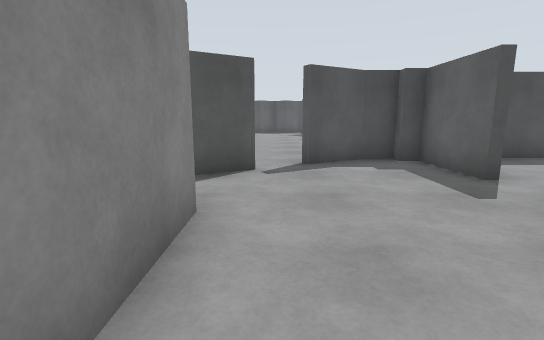
View 1 (above)

24 first-person views from a walk through a Gazebo world. The camera is 1.2 m above the floor, tilts 10° down and sees 85° across. The floor is counted in squares, 1 m on a side. Each view is taken from the middle of a square. On the plan, view 1 faces up. The plan holds only what a view shows up to about 13 squares ahead; the rest is blank. The place goes on beyond the plan.

View 2
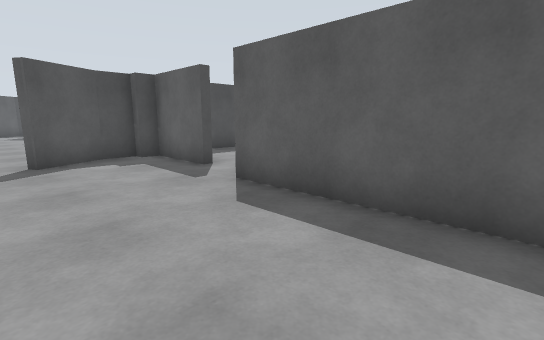

View 3
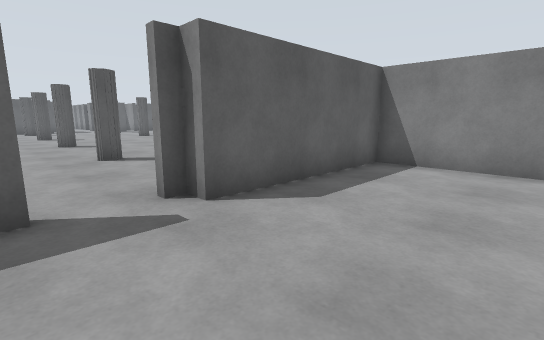

View 4
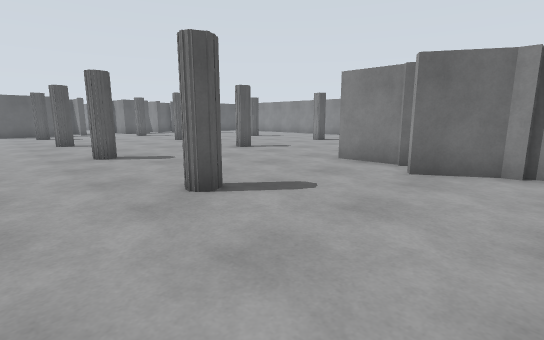

View 5
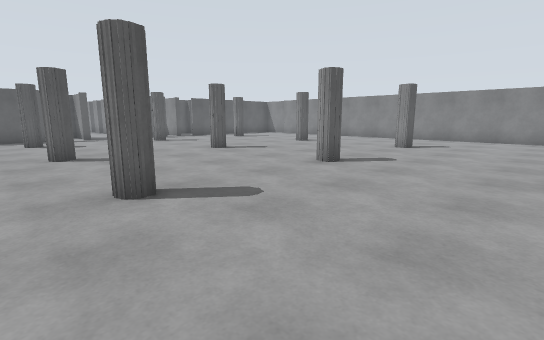

View 6
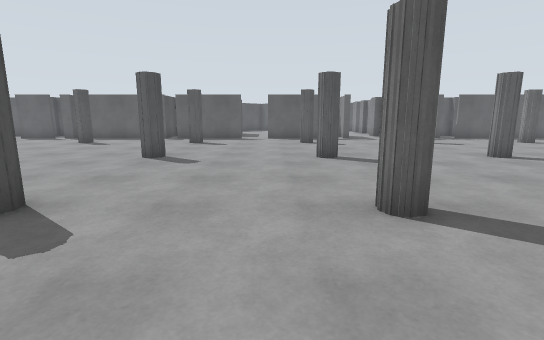

View 7
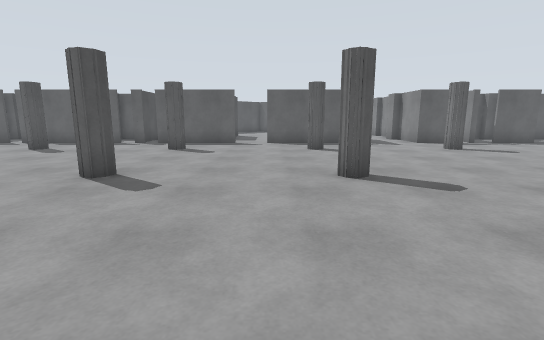

View 8
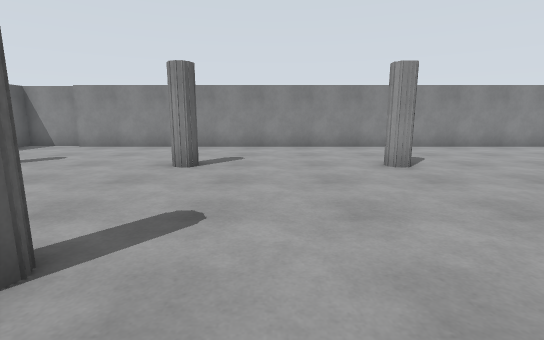

View 9
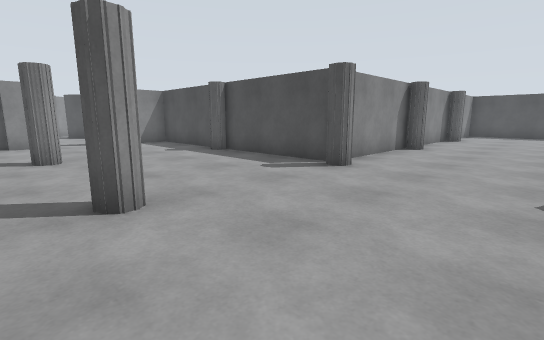

View 10
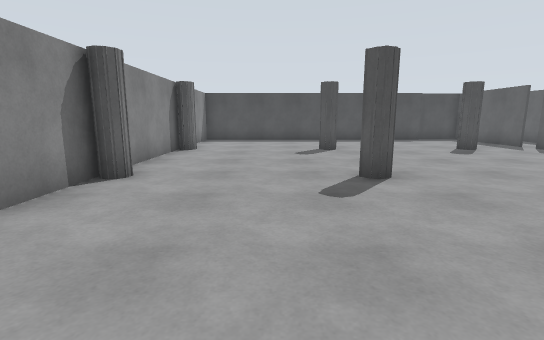

View 11
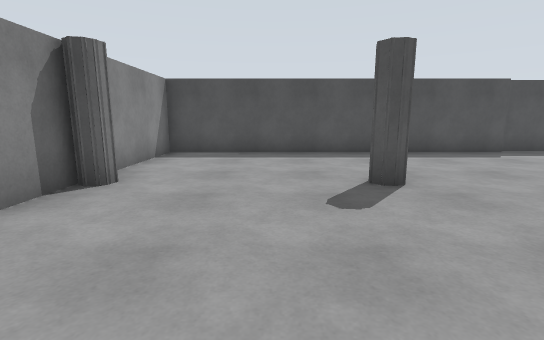

View 12
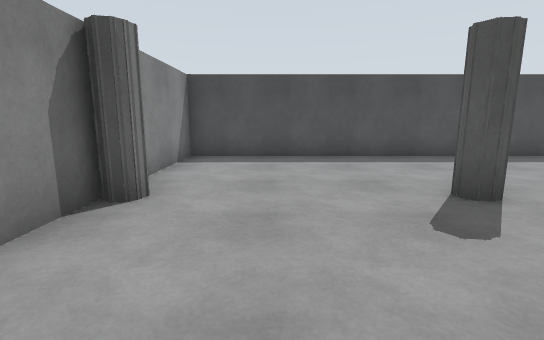

View 13
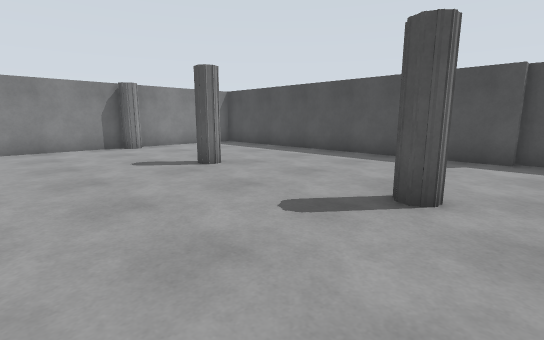

View 14
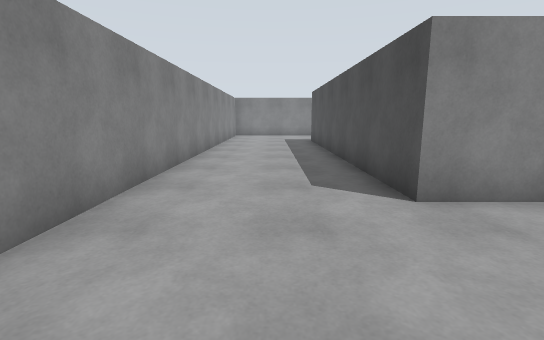

View 15
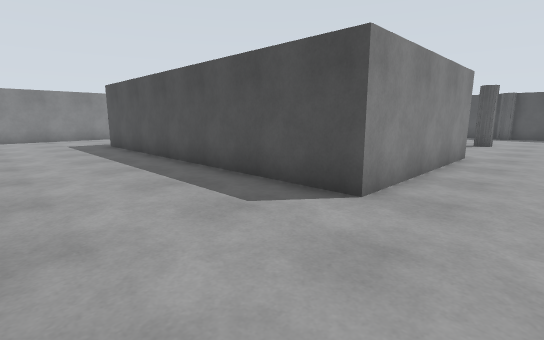

View 16
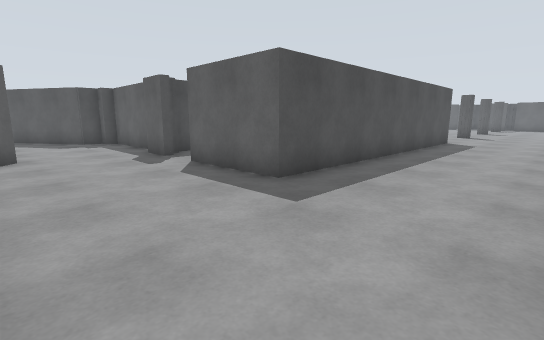

View 17
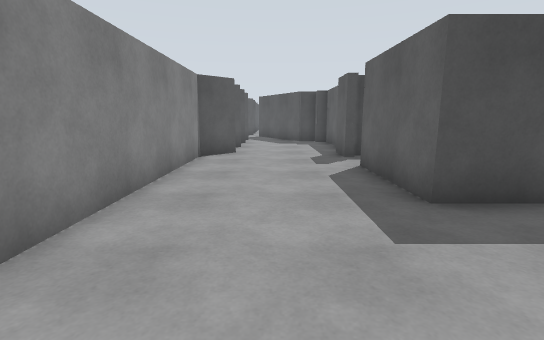

View 18
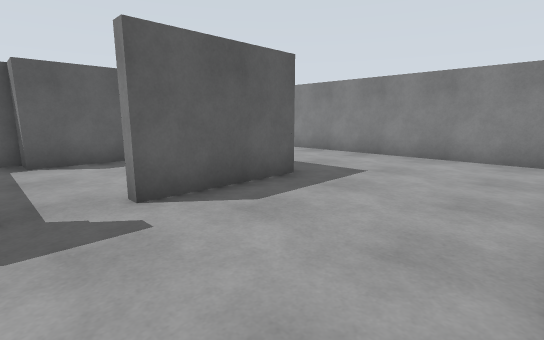

View 19
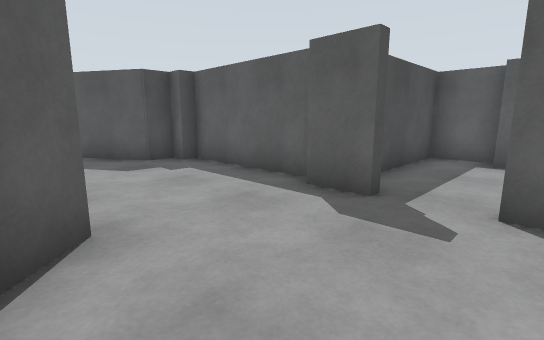

View 20
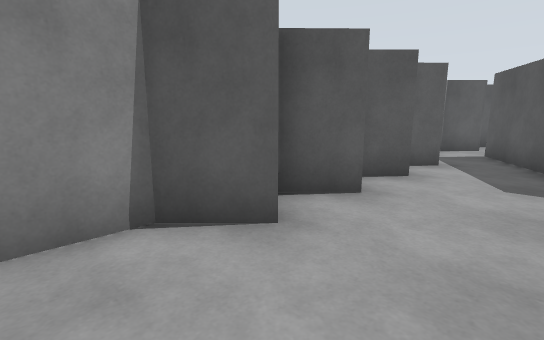

View 21
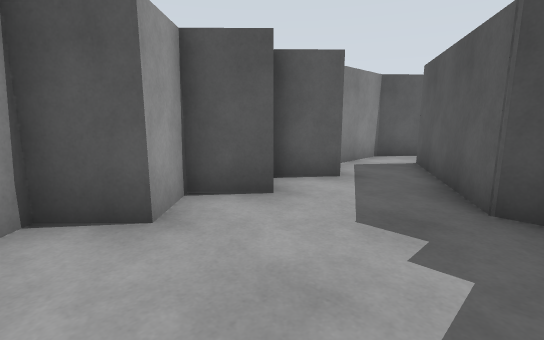

View 22
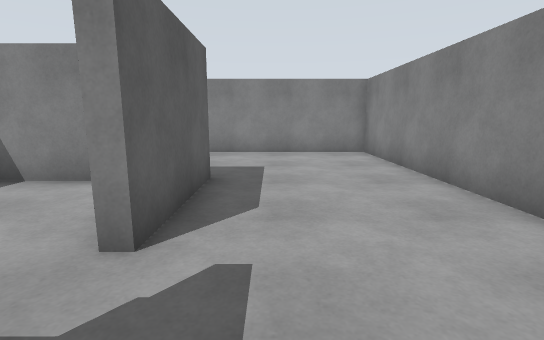

View 23
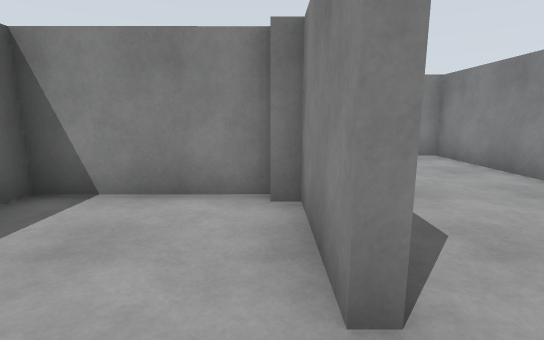

View 24
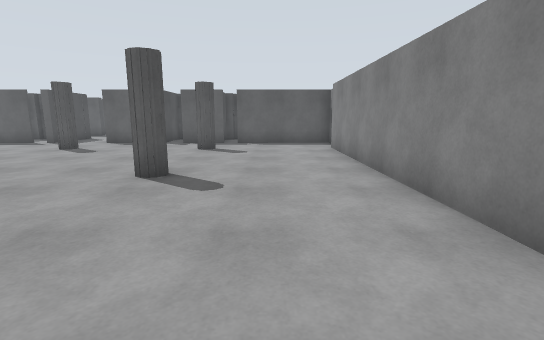

### Floor plan
Ten units are one square. View 1 is at (0, 0); x grows to the right and y downward. Boxes are objects, and circles mark ways between rooms. Rooms are numbered by the first view taken in them; rooms with no view inside come last. Other rooms are left out.
<svg viewBox="-68 -253 349 386">
<path fill="none" stroke="#000" d="M-10 -38 -10 -9M-3 -69 -17 -61M42 -56 42 -82M2 17 37 17M37 20 37 -37 42 -37 42 -41M37 -82 37 -86 26 -86 10 -77 8 -80M146 -29 144 -36M200 -30 197 -34 201 -36M144 21 147 17M143 -89 98 -89 96 -83 92 -85M200 -84 198 -87M204 -83 202 -84 198 -88M90 -34 93 -36 98 -35 96 -30M80 17 98 17 99 79 -17 79 -18 45M86 -89 65 -89M151 -140 148 -137M144 -141 144 -99M55 14 59 14 74 5M201 -137 197 -141M202 -137 197 -140M44 -35 44 -29 40 -28M144 -195 144 -155M151 -196 150 -191M-18 -34 -26 -34 -41 -59M-13 14 -13 -28 -18 -28M-18 30 -18 16M262 128 275 128M-52 -44 -62 -33M-53 -23 -63 -13 -53 -3 -62 6 -59 10M-52 16 -63 26 -63 125 261 124M276 -248 262 -248 261 -244 144 -244 144 -199M-14 45 -14 72 -9 72M-9 25 -14 25M-10 76 28 76 28 38 37 38 37 20M37 21 -9 21"/>
<circle cx="40" cy="-50" r="3" fill="#2a7"/>
<circle cx="-20" cy="35" r="3" fill="#2a7"/>
<text x="10" y="-30">1</text>
<text x="160" y="-30">2</text>
<text x="0" y="50">3</text>
</svg>
Room 1 opens to room 2. Room 2 opens to room 3.

Where each view was taken, in squares from view 1:
view 1: 0 up, 0 right, facing up
view 2: 1 down, 0 right, facing up-right
view 3: 6 up, 0 right, facing down-right
view 4: 6 up, 5 right, facing down-right
view 5: 5 up, 10 right, facing down-right
view 6: 5 up, 11 right, facing right
view 7: 5 up, 14 right, facing right
view 8: 0 up, 18 right, facing down
view 9: 2 up, 19 right, facing up-left
view 10: 8 up, 18 right, facing up
view 11: 14 up, 18 right, facing up
view 12: 15 up, 17 right, facing up
view 13: 15 up, 27 right, facing up-left
view 14: 10 down, 14 right, facing left
view 15: 12 down, 12 right, facing up-left
view 16: 12 down, 6 left, facing up-right
view 17: 12 down, 4 left, facing up
view 18: 3 down, 6 left, facing down-right
view 19: 5 down, 6 left, facing up-right
view 20: 4 down, 3 left, facing up-left
view 21: 1 down, 2 left, facing up-left
view 22: 2 down, 3 left, facing down
view 23: 3 down, 1 left, facing down
view 24: 10 down, 14 right, facing right
